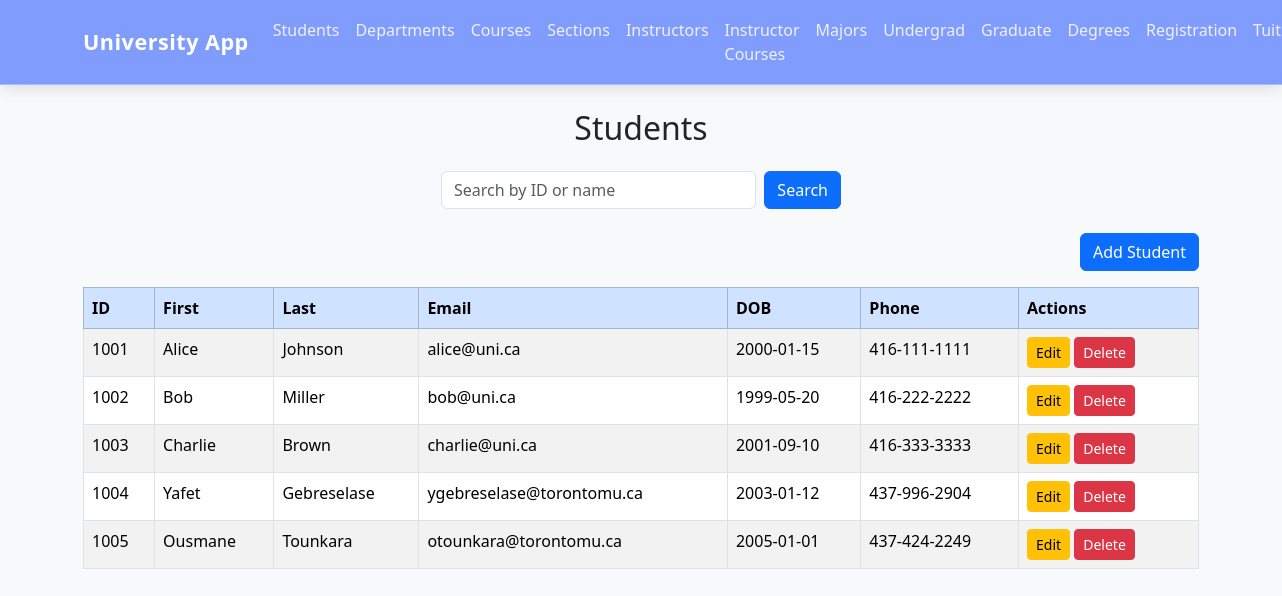
/students, run on the app's committed database.
### tables this page shows
CREATE TABLE Student (
    Student_ID INTEGER PRIMARY KEY,
    First_Name TEXT NOT NULL,
    Last_Name TEXT NOT NULL,
    Email TEXT,
    DOB TEXT,
    Phone TEXT
);

### app.py (the view)
@app.route("/students")
def students():
    conn = get_db_connection()
    students = conn.execute("SELECT * FROM Student").fetchall()
    conn.close()
    return render_template("students.html", title="Students", students=students)

### app.py (called while the page is built)
def get_db_connection():
    conn = sqlite3.connect("university.db")
    conn.row_factory = sqlite3.Row
    return conn

### templates/students.html
{% extends "base.html" %}
{% block content %}
<h2 class="mb-4 text-center">Students</h2>
<form method="GET" action="/search-students"
      class="mb-4 d-flex"
      style="max-width: 400px; margin: 0 auto;">
    <input type="text" name="query" class="form-control" placeholder="Search by ID or name" required>
    <button class="btn btn-primary ms-2">Search</button>
</form>
<div class="mb-3 text-end">
    <a href="/add-student" class="btn btn-primary">Add Student</a>
</div>
<table class="table table-striped table-bordered">
    <thead class="table-primary">
        <tr>
            <th>ID</th>
            <th>First</th>
            <th>Last</th>
            <th>Email</th>
            <th>DOB</th>
            <th>Phone</th>
            <th style="width: 180px;">Actions</th>
        </tr>
    </thead>
    <tbody>
        {% for s in students %}
        <tr>
            <td>{{ s.Student_ID }}</td>
            <td>{{ s.First_Name }}</td>
            <td>{{ s.Last_Name }}</td>
            <td>{{ s.Email }}</td>
            <td>{{ s.DOB }}</td>
            <td>{{ s.Phone }}</td>
            <td>
                <a href="/update-student/{{ s.Student_ID }}" class="btn btn-sm btn-warning">Edit</a>
                <a href="/delete-student/{{ s.Student_ID }}"
                   class="btn btn-sm btn-danger"
                   onclick="return confirm('Are you sure you want to delete this student?');">
                   Delete
                </a>
            </td>
        </tr>
        {% endfor %}
    </tbody>
</table>
{% endblock %}

### templates/base.html (shortened to what this page needs)
<!DOCTYPE html>
<html lang="en">
<head>
    <link href="https://cdn.jsdelivr.net/npm/bootstrap@5.3.2/dist/css/bootstrap.min.css" rel="stylesheet">
</head>
<body class="bg-light">
<nav class="navbar navbar-expand-lg navbar-custom">
    <div class="container">
        <a class="navbar-brand" href="/">University App</a>
        <div class="collapse navbar-collapse" id="navbarNav">
            <ul class="navbar-nav ms-auto">
                <li class="nav-item"><a class="nav-link" href="/students">Students</a></li>
                <li class="nav-item"><a class="nav-link" href="/departments">Departments</a></li>
                <li class="nav-item"><a class="nav-link" href="/courses">Courses</a></li>
                <li class="nav-item"><a class="nav-link" href="/sections">Sections</a></li>
                <li class="nav-item"><a class="nav-link" href="/instructors">Instructors</a></li>
                <li class="nav-item"><a class="nav-link" href="/ict">Instructor Courses</a></li>
                <li class="nav-item"><a class="nav-link" href="/student-majors">Majors</a></li>
                <li class="nav-item"><a class="nav-link" href="/undergraduate">Undergrad</a></li>
                <li class="nav-item"><a class="nav-link" href="/graduate">Graduate</a></li>
                <li class="nav-item"><a class="nav-link" href="/degrees">Degrees</a></li>
                <li class="nav-item"><a class="nav-link" href="/registration">Registration</a></li>
                <li class="nav-item"><a class="nav-link" href="/tuition">Tuition</a></li>
            </ul>
        </div>
    </div>
</nav>
<div class="container mt-4">
    {% block content %}{% endblock %}
</div>
</body>
</html>

### templates/base.html (style rules this page uses)
.navbar-custom { background: rgba(30, 80, 255, 0.55); backdrop-filter: blur(12px); -webkit-backdrop-filter: blur(12px); border-bottom: 1px solid rgba(255,255,255,0.3); box-shadow: 0 4px 15px rgba(0,0,0,0.1); }
.navbar-custom .navbar-brand { color: white !important; font-weight: 700; font-size: 1.35rem; letter-spacing: 0.5px; }
.navbar-custom .nav-link { color: rgba(255,255,255,0.85) !important; font-weight: 500; padding: 10px 14px; transition: all 0.25s ease; }

### data on the page
Student: Student_ID "1001", First_Name "Alice", Last_Name "Johnson", Email "alice@uni.ca", DOB "2000-01-15", Phone "416-111-1111"
Student: Student_ID "1002", First_Name "Bob", Last_Name "Miller", Email "bob@uni.ca", DOB "1999-05-20", Phone "416-222-2222"
Student: Student_ID "1003", First_Name "Charlie", Last_Name "Brown", Email "charlie@uni.ca", DOB "2001-09-10", Phone "416-333-3333"
Student: Student_ID "1004", First_Name "Yafet", Last_Name "Gebreselase", Email "ygebreselase@torontomu.ca", DOB "2003-01-12", Phone "437-996-2904"
Student: Student_ID "1005", First_Name "Ousmane", Last_Name "Tounkara", Email "otounkara@torontomu.ca", DOB "2005-01-01", Phone "437-424-2249"
